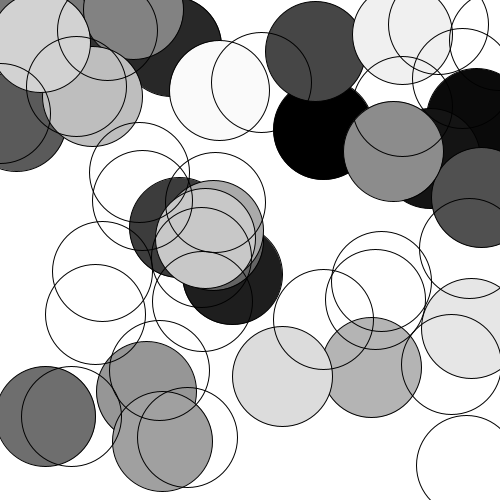
Frame 1 (no input)
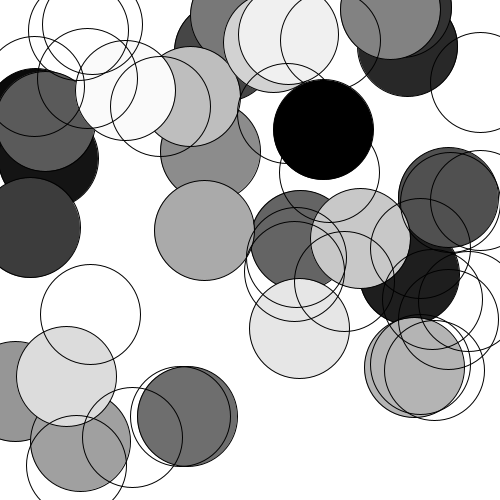
Frame 60 (the mouse pressed at the canvas centre just before this capture)
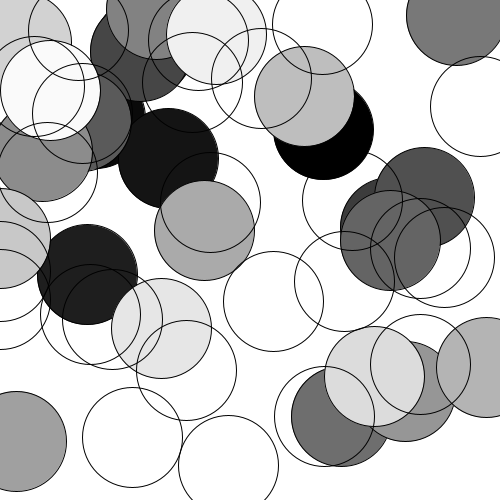
Frame 120 (the mouse held since frame 60 and released just before this capture)

The Processing sketch that drew these frames (run headless with seeded random() and noise(); from frame 60 on, the mouse is pressed at the canvas centre):

// Processing sketch: objects_and_arrays
// ── objects_and_arrays.pde
// Step 1. Declare the array of object and create the array
Circles[] myCircle = new Circles[50];

void setup()  { 
  size(500,500);
  background(255);
  // Step 2. Create each object in the array
  for(int i=0; i<myCircle.length; i++){
   myCircle[i]= new Circles(i*10,random(width), random(height), i);
  }
}

void draw()  {    
  background(255);  
  // Step 3. Call methods on each objects. 
  for(int i=0; i<myCircle.length; i++){
    myCircle[i].move();   
    myCircle[i].display();
  }
}

// Step 4. Write your object Class
class Circles {
  //data we want to assign to your circle (color, position, speed) 
  color c;
  float x;
  float y;
  float speed;
  
  //The Constructor is defined with arguments (assign value to color, position and speed)
  Circles(color _c, float _x, float _y, float _speed){
    c = _c;
    x = _x;
    y = _y;
    speed = _speed;
  }
  //the function assign to the Circles object (display and move)
  void move() {
    x = x + speed;
    if (x > width) {
      x = 0;
    }
  }
  void display() {
    fill(c);
    ellipse(x,y,100,100);
  }
}
